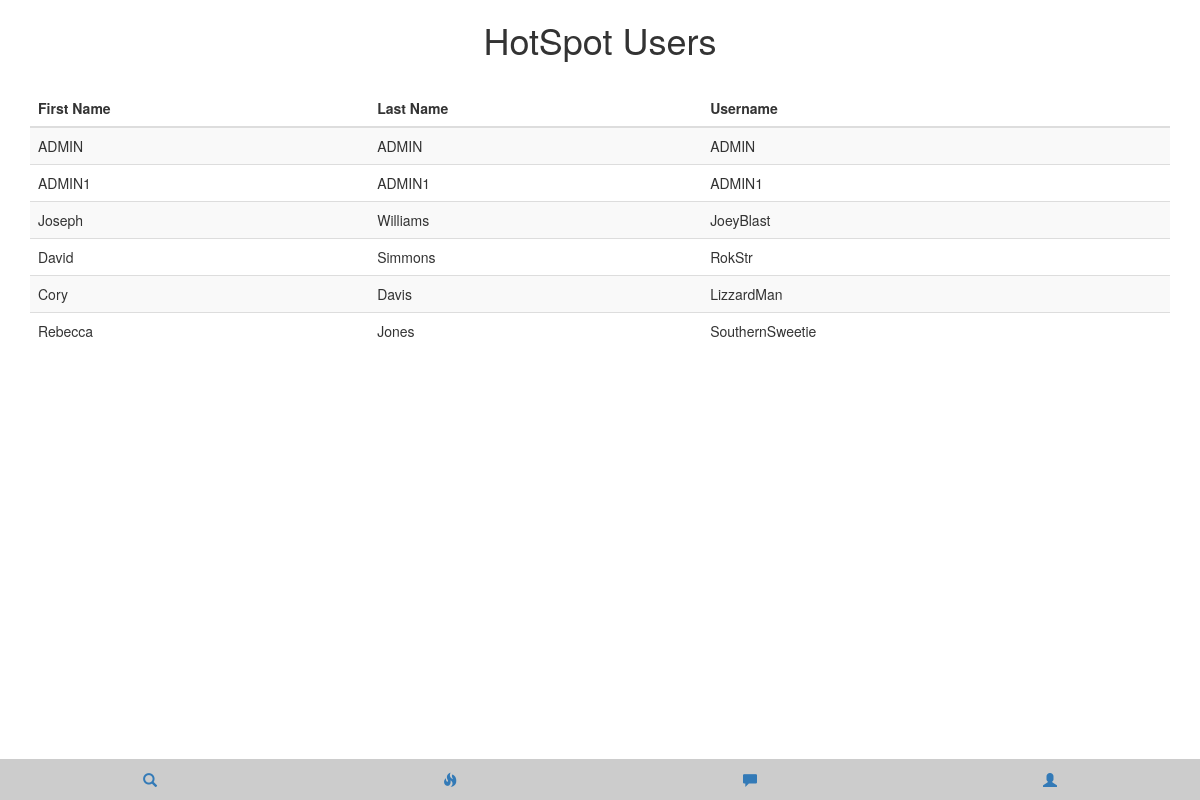
Page /usertable.php on the committed database.
### tables this page shows
CREATE TABLE `USER` (
  `U_ID` int(7) NOT NULL,
  `U_ACCT_TYPE` char(1) NOT NULL,
  `U_USERNAME` char(255) NOT NULL,
  `U_F_NAME` char(255) NOT NULL,
  `U_L_NAME` char(255) NOT NULL,
  `U_DOB` date NOT NULL,
  `U_HOME_LAT_DEG` int(2) NOT NULL,
  `U_HOME_LAT_MIN` int(2) NOT NULL,
  `U_HOME_LAT_SEC` int(2) NOT NULL,
  `U_HOME_LONG_DEG` int(2) NOT NULL,
  `U_HOME_LONG_MIN` int(2) NOT NULL,
  `U_HOME_LONG_SEC` int(2) NOT NULL,
  `U_SCHOOL` char(255) DEFAULT NULL,
  `U_PHONE` bigint(20) DEFAULT NULL
);

### usertable.php (the view, shortened to what this page needs)
<!DOCTYPE html>
<html lang="en">
  <head>
    <link rel="stylesheet" type="text/css" href="css/template.css">
    <link rel="stylesheet" type="text/css" href="css/bootstrap-theme.min.css">
  </head>
  <body>
    <div class="container">
      <h1 class="text-center">HotSpot Users</h1><br/>
      <table class="table table-striped">
        <thead>
          <tr><th>First Name</th><th>Last Name</th><th>Username</th>
          </tr>
        </thead>
        <tbody>
          <?php
          include("connection.php");
          $conn = new mysqli($servername, $username, $password, $db);
          $sql = "SELECT U_F_NAME, U_L_NAME, U_USERNAME FROM USER";
          $result = $conn->query($sql);
          if ($result->num_rows > 0) {
              while($row = $result->fetch_assoc()) {
                  echo "<tr><td>".$row["U_F_NAME"]."</td><td>".$row["U_L_NAME"].
                  "</td><td>".$row["U_USERNAME"]."</td></tr>";
              }
          } else {
              echo "0 results";
          }
          ?>
        </tbody>
      </table>
    </div>
        <ul class="nav nav-tabs nav-justified">
          <li role="presentation" data-toggle="modal" data-target="#modal-1">
            <a href="#"><span class="glyphicon glyphicon-search" aria-hidden="true">
            </span></a>
          </li>
          <li role="presentation"><a href="fire.html"><span class="glyphicon
          glyphicon-fire" aria-hidden="true"></span></a></li>
          <li role="presentation"><a href="message.html"><span class="glyphicon
          glyphicon-comment" aria-hidden="true"></span></a></li>
          <li role="presentation"><a href="myprofile.html"><span class="glyphicon
          glyphicon-user" aria-hidden="true"></span></a></li>
        </ul>
  </body>
</html>

### rows in the picture
user: U_F_NAME "ADMIN", U_L_NAME "ADMIN", U_USERNAME "ADMIN"
user: U_F_NAME "ADMIN1", U_L_NAME "ADMIN1", U_USERNAME "ADMIN1"
user: U_F_NAME "Joseph", U_L_NAME "Williams", U_USERNAME "JoeyBlast"
user: U_F_NAME "David", U_L_NAME "Simmons", U_USERNAME "RokStr"
user: U_F_NAME "Cory", U_L_NAME "Davis", U_USERNAME "LizzardMan"
user: U_F_NAME "Rebecca", U_L_NAME "Jones", U_USERNAME "SouthernSweetie"
